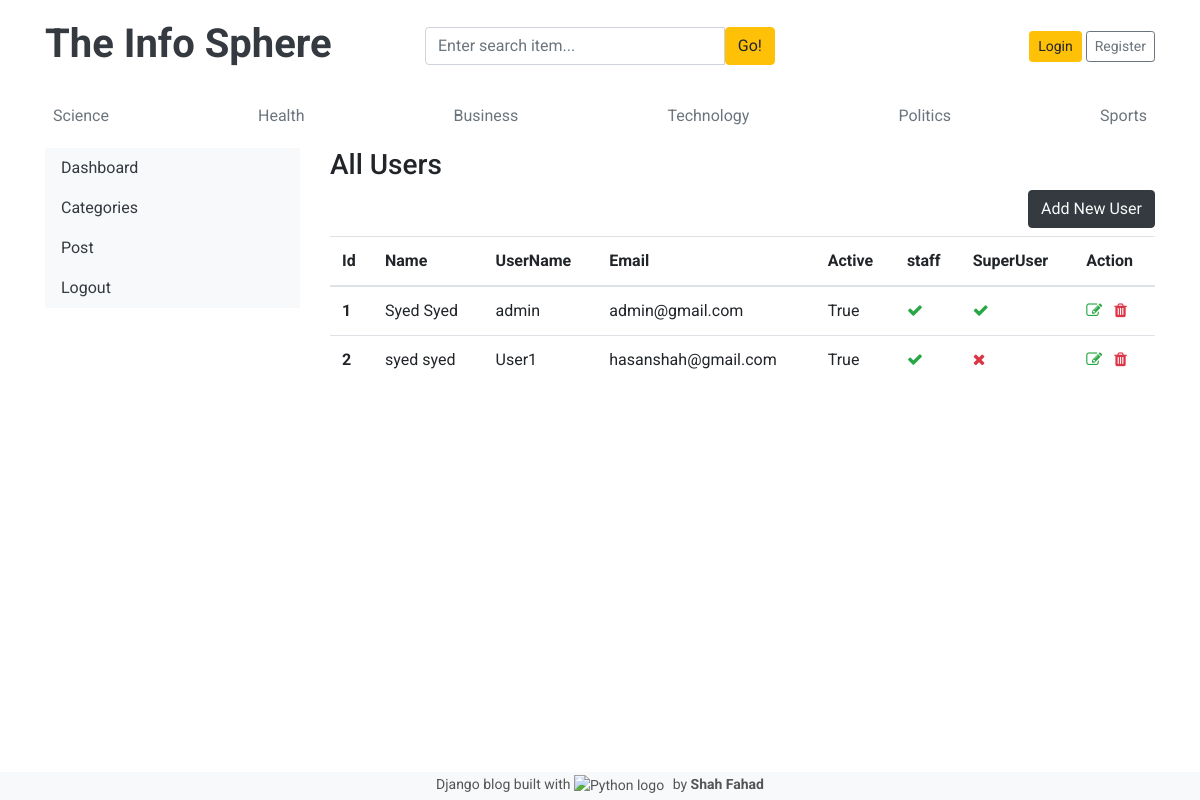
The page /dashboard/users/ on the database its author committed.
### blogs/models.py (models this page shows, shortened)
class Category(models.Model):
    category_name = models.CharField(max_length=50, unique=True)  # Correct spelling of unique
    created_at = models.DateTimeField(auto_now=True)
    updated_at = models.DateTimeField(auto_now=True)
    class Meta:
        verbose_name_plural = 'Categories'

### dashboard/views.py (the view)
# urls.py: path('users/', views.users, name='users'),
def users(request):
    users = User.objects.all()
    context = {
        'users': users
    }
    return render(request, 'dashboard/users.html',context)

### blogs/context_processors.py (called while the page is built)
def get_categories(request):
    categories = Category.objects.all()
    return dict(categories=categories)

### templates/dashboard/users.html
{% extends '../base/base.html'%}
{% block content %}
<div class="row">
    {% include './leftsidebar.html' %}
    <div class="col-md-9">
        <h3>All Users</h3>
        <a href="{% url 'add_users' %}" class="btn btn-dark text-light float-right mb-2">Add New User</a>
        <table class="table">
            <thead>
                <tr>
                    <th>Id</th>
                    <th>Name</th>
                    <th>UserName</th>
                    <th>Email</th>
                    <th>Active</th>
                    <th>staff</th>
                    <th>SuperUser</th>
                    <th>Action</th>
                </tr>
            </thead>
            <tbody>
                {% for user in users %}
                <tr>
                    <th>{{ forloop.counter }}</th>
                    <td>{{ user.first_name}}  {{ user.first_name}}</td>
                    <td>{{ user.username }}</td>
                    <td>{{ user.email }}</td>
                    <td>{{ user.is_active }}</td>
                    <td>{% if user.is_staff %} <i class="fa fa-check text-success"></i>  {% else %} <i class="fa fa-times text-danger"></i> {% endif %}</td>
                    <td>{% if user.is_superuser %} <i class="fa fa-check text-success"></i>  {% else %} <i class="fa fa-times text-danger"></i> {% endif %}</td>
                    <td>
                        <a href="{% url 'edit_user' user.id %}"><i class="fa fa-edit text-success"></i></a>&nbsp;&nbsp;
                        <a href="{% url 'delete_user' user.id %}"><i class="fa fa-trash text-danger"></i></a>
                    </td>
                </tr>
                {% endfor %}
            </tbody>
        </table>
    </div>
</div>
{% endblock %}

### templates/base/header.html (shortened to what this page needs)
{% load static %}
<!DOCTYPE html>
<html lang="en">
<head>
  <link href="https://getbootstrap.com/docs/4.0/dist/css/bootstrap.min.css" rel="stylesheet">
  <link href="{% static 'css/blog.css' %}" rel="stylesheet">
  <link rel="stylesheet" href="https://cdnjs.cloudflare.com/ajax/libs/font-awesome/4.7.0/css/font-awesome.min.css">
</head>
<body>
  <div class="container">
    <header class="blog-header py-3">
      <div class="row flex-nowrap justify-content-between align-items-center">
        <div class="col-4 pt-1">
          <a class="blog-header-logo text-dark" href="/"> <h1><strong> The Info Sphere</strong></h1></a>
        </div>
        <div class="col-4">
          <form action="{% url 'search' %}" method="GET">
            <div class="input-group">
              <input class="form-control" name="keyword" type="text" placeholder="Enter search item..." aria-label="Enter search item..." aria-describedby="button-search" />
              <button type="submit" class="btn btn-warning" id="button-search" type="button">Go!</button>
          </div>
          </form>
        </div>
        <div class="col-4 d-flex justify-content-end align-items-center">
          {% if not user.is_authenticated %}
          <a class="btn btn-sm btn-warning" href="{% url 'login' %}">Login</a> &nbsp;
          <a class="btn btn-sm btn-outline-secondary" href="{% url 'register' %}">Register</a>
          {% else %}
          <span><a href="{% url 'dashboard' %}" class="btn btn-warning">Dashboard</a></span> &nbsp;
          <span> <a href="{% url 'logout' %}">Logout</a></span>
          {% endif %}
        </div>
      </div>
    </header>
    <div class="nav-scroller py-1 mb-2">
      <nav class="nav d-flex justify-content-between">
        {% for cat in categories %}
        <a class="p-2 text-muted" href="{% url 'posts_by_category' cat.id %}">{{ cat.category_name}}</a>
        {% endfor %}
      </nav>
    </div>

### static/css/blog.css (style rules this page uses)
body { font-family: 'Roboto', sans-serif; }
h1, h2, h3, h4, h5, h6 { font-family: 'Roboto', sans-serif; }

### rows shown on the page
Category: category_name "Science"
Category: category_name "Health"
Category: category_name "Business"
Category: category_name "Technology"
Category: category_name "Politics"
Category: category_name "Sports"

### other values the page prints
{{ user.first_name }} "Syed"
{{ user.username }} "admin"
{{ user.email }} "admin@gmail.com"
{{ user.is_active }} "True"
{{ user.first_name }} "syed"
{{ user.username }} "User1"
{{ user.email }} "hasanshah@gmail.com"
